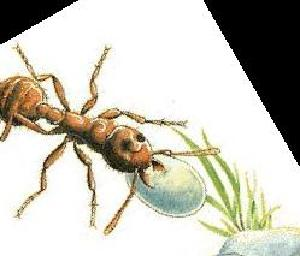
#> input picture Images/ant/image_0006.jpg, 300 x 256 px; its folder holds 3 pictures in this run; the run also reads 2 pictures not shown here
$ jupyter execute --allow-errors A4.ipynb
#> lines starting #> are read from the running program, lines starting #| are printed output that depends on the picture
[cell 1]
import os
import random
import cv2
import numpy as np
import pandas as pd
import matplotlib.pyplot as plt
from glob import glob
from pathlib import Path
from collections import Counter
from scipy.spatial.distance import euclidean, cosine
from scipy.stats import entropy
from sklearn.cluster import KMeans
from sklearn.metrics import silhouette_score
from sklearn.metrics.pairwise import cosine_similarity
from sklearn.feature_extraction.text import TfidfVectorizer, TfidfTransformer
import numpy as np
from sklearn.decomposition import PCA

## Load images

[cell 2]
img_paths = glob('Images/*/*.jpg')
labels = [Path(path).parent.name for path in img_paths]

label_counts = Counter(labels)

print(f'Number of categories: {len(label_counts)}')

for label, count in label_counts.items():
    print(f'Category: {label}, Number of images: {count}')

[cell 3]
images = []
img_paths = [os.path.abspath(path) for path in img_paths]

TASK: We recommend that you (for a start) select a subset of say 4-5 categories. When you have checked that everything works you may extend to say 20 categories. For each category, the
set of images should be split in two: A training set and a test set (of equal size). The test set must not include images in the training set. When using few categories you may also limit the number of training images (to say 10) per category.

We first select 5 categories

[cell 4]
# Selects the first five categories
five_categories = sorted(label_counts.keys())[:5]
print("Categories chosen:", ", ".join(five_categories))

train_imgs_5cat = []
test_imgs_5cat = []

num_images_per_category = 10 ## Limit the number of images per category to 10 for training and 10 for testing

for category in five_categories:
    category_imgs = [img_path for img_path, label in zip(img_paths, labels) if label == category]
    random.shuffle(category_imgs)

    # Split the images into training and test sets
    train_imgs_5cat.extend(category_imgs[:num_images_per_category])
    test_imgs_5cat.extend(category_imgs[num_images_per_category:num_images_per_category*2])

print(f'Training images: {len(train_imgs_5cat)}, Test images: {len(test_imgs_5cat)}')

extend to 20 categories

[cell 5]
twenty_categories = sorted(label_counts.keys())[:20]
print("Categories chosen:", ", ".join(twenty_categories))

train_imgs_20cat = []
test_imgs_20cat = []

for category in twenty_categories:
    category_imgs = [img_path for img_path, label in zip(img_paths, labels) if label == category]
    random.shuffle(category_imgs)

    num_images_per_category = len(category_imgs) // 2  # Split the images into training and test sets equally

    train_imgs_20cat.extend(category_imgs[:num_images_per_category])
    test_imgs_20cat.extend(category_imgs[num_images_per_category:num_images_per_category*2])

print(f'Training images: {len(train_imgs_20cat)}, Test images: {len(test_imgs_20cat)}')

TASK: You should extract visual words using SIFT descriptors (ignoring position, orientation and scale) or similar descriptors extracted at interest points. To compute the descriptors, we recommend to use OpenCV’s sift, but other options are possible.

NOTE TO SELF(can delete) : SIFT (Scale-Invariant Feature Transform) - detect and describe local features in images.

Scale-space Extrema Detection: Create a series of images by applying Gaussian blur with increasing σ. Subtract each adjacent pair of images to get the DoG images. Identify local maxima and minima in the DoG images by comparing each pixel to its neighbors in both the current image and adjacent scales.

Keypoint Localization: Fit a quadratic function to the local sample points to determine the interpolated location of the extremum. Discard keypoints with low contrast (below a threshold) or those that are poorly localized along edges (using the Hessian matrix).

Orientation Assignment: For each keypoint, consider a region around it. Compute the gradient magnitude and orientation for each pixel in the region. Create a histogram of gradient orientations (typically 36 bins covering 360 degrees).
Assign the dominant orientation(s) to the keypoint. If there are multiple peaks in the histogram, create multiple keypoints with different orientations.

Keypoint Descriptor: Take a 16x16 window around the keypoint, oriented according to the keypoint's orientation.
Divide this window into 4x4 sub-regions. For each sub-region, compute a histogram of gradient orientations (typically 8 bins).
Concatenate these histograms to form a 128-dimensional vector (4x4x8).

Matching: For each keypoint descriptor in one image, find the closest descriptor in the other image using a distance metric
Apply a ratio test to filter out poor matches (e.g., the ratio of the distance to the closest neighbor to the distance of the second closest neighbor should be below a threshold).

[cell 6]
def compute_sift_descriptors(image):
    sift = cv2.SIFT_create()
    keypoints, descriptors = sift.detectAndCompute(image, None)
    return descriptors

train_descriptors = []
for img_path in train_imgs_20cat: #we take the train set with 20 categories
    img = cv2.imread(img_path)
#> img is the input picture: shape (256, 300, 3); mean B, G, R 187, 198.2, 200.6
    img = cv2.cvtColor(img, cv2.COLOR_BGR2RGB)
    descriptors = compute_sift_descriptors(img)
#> in compute_sift_descriptors, `keypoints, descriptors = sift.detectAndCompute(image, None)`: keypoints = 372 keypoints; strongest (x, y, size): (162, 122, 2.2), (140, 137, 5.7), (53, 77, 1.9), (65, 134, 2)
    if descriptors is not None:
        train_descriptors.append(descriptors)

# Concatenate the descriptors into a matrix, one descriptor per row
train_descriptors_matrix = np.vstack(train_descriptors)

print(f'Total number of training descriptors for the training set with 20 categories: {train_descriptors_matrix.shape[0]}')
#| Total number of training descriptors for the training set with 20 categories: 372

[cell 7]
train_descriptors_small = []
for img_path in train_imgs_5cat: #we take the train set with 5 categories
    img = cv2.imread(img_path)
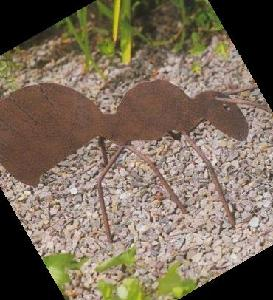
#> input picture Images/ant/image_0003.jpg, 273 x 300 px
#> img is the input picture: shape (300, 273, 3); mean B, G, R 89.6, 106.8, 121.4
    img = cv2.cvtColor(img, cv2.COLOR_BGR2RGB)
    descriptors = compute_sift_descriptors(img)
#> in compute_sift_descriptors (call 2), `keypoints, descriptors = sift.detectAndCompute(image, None)`: keypoints = 1344 keypoints; strongest (x, y, size): (40, 254, 2), (29, 233, 3.3), (161, 234, 1.8), (151, 220, 2.5)
    if descriptors is not None:
        train_descriptors_small.append(descriptors)

train_descriptors_matrix_small = np.vstack(train_descriptors_small)
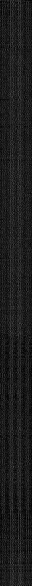
#> train_descriptors_matrix_small: shape (2341, 128) float32 (shown at 1/4 size); min 0, max 222, mean 28.2

print(f'Total number of training descriptors for the training set with 5 categories: {train_descriptors_matrix_small.shape[0]}')
#| Total number of training descriptors for the training set with 5 categories: 2341

# 1 Codebook generation

Task: In order to generate a code book, select a set of training images. Then Extract
SIFT features from the training images (ignore position, orientation and scale).
The SIFT features should be concatenated into a matrix, one descriptor per row.
Then you should run the k-means clustering algorithm on the subset of training
descriptors to extract good prototype (visual word) clusters. A reasonable k
should be small (say between 200 and 500) for a small number of categories
(say 5) and larger (say between 500 and 2000) for a larger number of categories.
Also, a good value of k may depend on the complexity of your data. You should
experiment with a few different values of k (but beware that this can be rather
time-consuming).

Once clustering has been obtained, classify each training descriptor to the
closest cluster centers) and form the bag of words (BoW) for each image in the
image training set.

We are first evaluating which is the best value for k for the subset with 5 categories. We report the Silhouette score.
The Silhouette score is a metric used to evaluate the quality of clustering. It measures how similar an object is to its own cluster (cohesion) compared to other clusters (separation). The score ranges from -1 to 1. 1: Indicates that the sample is far away from the neighboring clusters and well matched to its own cluster. 0: Indicates that the sample is on or very close to the decision boundary between two neighboring clusters. -1: Indicates that the sample might have been assigned to the wrong cluster

### Evaluate best k means for 5 categories

[cell 8]
from sklearn.cluster import KMeans
from sklearn.metrics import silhouette_score
from sklearn.metrics.pairwise import cosine_similarity
import numpy as np

scores_5_cat = []

def evaluate_k_means(descriptors, k_values):
    best_k = None
    best_score = -1
    for k in k_values:
        kmeans = KMeans(n_clusters=k, random_state=0).fit(descriptors)
        labels = kmeans.labels_
        score = silhouette_score(descriptors, labels)
        scores_5_cat.append(score)

        print(f'k={k}, Silhouette Score={score}')
        if score > best_score:
            best_score = score
            best_k = k
#> this loop made 9 passes
#> (score, best_score) on passes 1, 5, 6, 7, 9: (0.0324, 0.0324), (0.0333, 0.0333), (0.0354, 0.0354), (0.0357, 0.0357), (0.0365, 0.0365)
#> (printed output is left out)
#> after the loop, best_k = 1000; best_score = 0.0365; scores_5_cat = [0.0324, 0.0302, 0.0284, 0.0304, 0.0333, 0.0354, 0.0357, 0.0354, 0.0365]

    return best_k

# Use the original descriptors
descriptors = train_descriptors_matrix_small

k_values_5cat = range(200, 1001, 100)
best_k_5cat = evaluate_k_means(descriptors, k_values_5cat)
print(f'Best k for 5 categories: {best_k_5cat}')

[cell 9]
import matplotlib.pyplot as plt

plt.figure(figsize=(5, 3))
plt.plot(k_values_5cat, scores_5_cat, marker='o', linestyle='-', color='b')
plt.xlabel('Number of Clusters (k)')
plt.ylabel('Silhouette Score')
plt.title('Silhouette Score vs Number of Clusters (k)')
plt.xticks(k_values_5cat)
plt.grid(True)
plt.show()
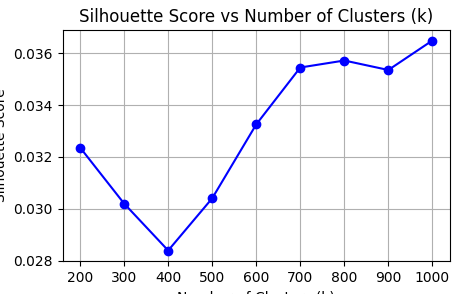
#> figure drawn by matplotlib, 1 panel

### Evaluate best k means for 20 categories

[cell 10]
from sklearn.decomposition import IncrementalPCA
from sklearn.cluster import MiniBatchKMeans
from sklearn.preprocessing import StandardScaler
from sklearn.metrics import silhouette_score

scores_20_cat = []

def evaluate_k_means_fast(descriptors, k_values):
    best_k = None
    best_score = -1


    for k in k_values:
        kmeans = MiniBatchKMeans(n_clusters=k, random_state=0, batch_size=500).fit(descriptors)
        labels = kmeans.labels_
        score = silhouette_score(descriptors, labels, sample_size=min(1000, len(descriptors)))  # Sample to speed up
        scores_20_cat.append(score)
        print(f'k={k}, Silhouette Score={score}')

        if score > best_score:
            best_score = score
            best_k = k

    return best_k, scores_20_cat

pca = IncrementalPCA(n_components=100, batch_size=500)  # Adjust batch_size as needed
print("Computing PCA for 20 categories...")
reduced_descriptors_20 = pca.fit_transform(train_descriptors_matrix)
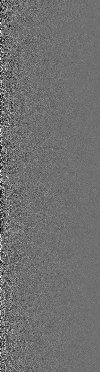
#> reduced_descriptors_20: shape (372, 100) float32; min -238.9, max 304.1, mean 0; drawn with min black and max white

print("Normalizing features for 20 categories...")
scaler = StandardScaler()
reduced_descriptors_20 = scaler.fit_transform(reduced_descriptors_20)
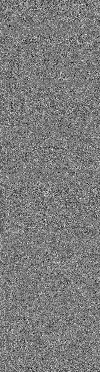
#> reduced_descriptors_20: shape (372, 100) float32; min -4.06, max 4.28, mean 8.2e-10; drawn with min black and max white
#> after the loop in evaluate_k_means_fast, `for k in k_values:`: best_score = -1; scores_20_cat = []
#> (the rest of the program and of its run is left out)
